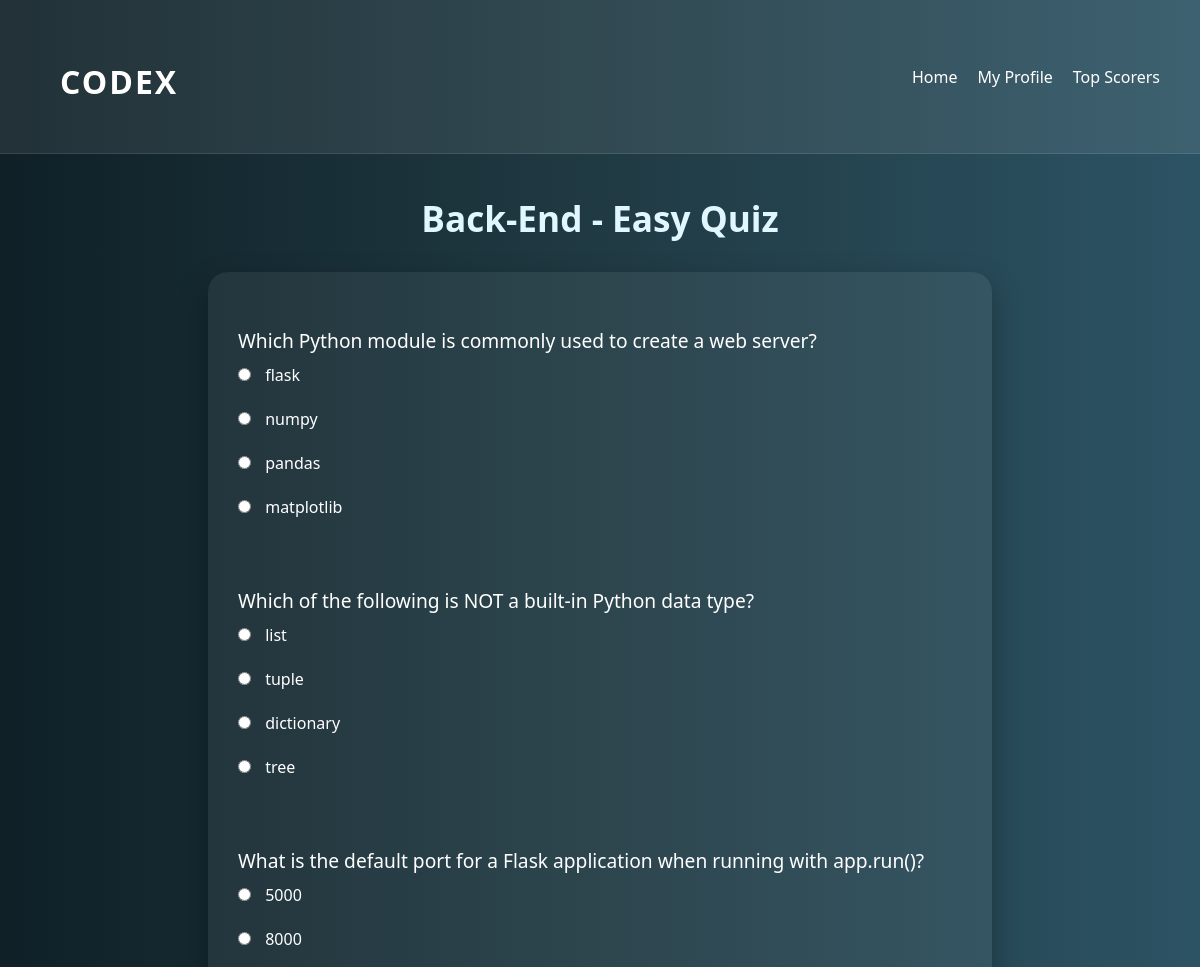
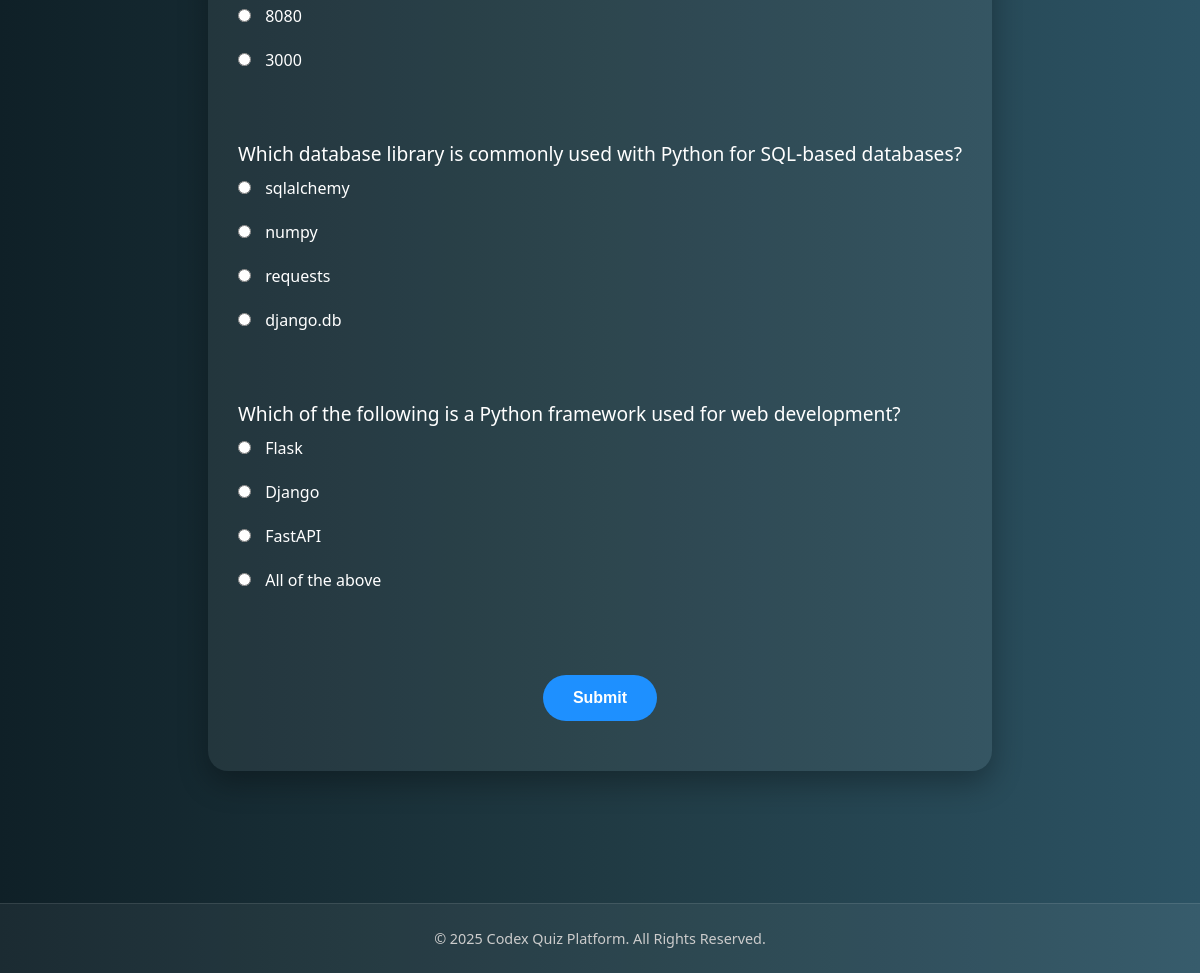
Page /quiz/2/1/ (signed in) on the committed database (2 pictures, top to bottom).
### quiz/models.py (models this page shows, shortened)
class QuizCategory(models.Model):
    name = models.CharField(max_length=100)

class DifficultyLevel(models.Model):
    name = models.CharField(max_length=20)

class Question(models.Model):
    category = models.ForeignKey(QuizCategory, on_delete=models.CASCADE)
    difficulty = models.ForeignKey(DifficultyLevel, on_delete=models.CASCADE)
    question_text = models.TextField()
    option1 = models.CharField(max_length=255)
    option2 = models.CharField(max_length=255)
    option3 = models.CharField(max_length=255)
    option4 = models.CharField(max_length=255)
    correct_option = models.IntegerField()

### quiz/views.py (the view, shortened to what this page needs)
# urls.py: path('quiz/<int:category_id>/<int:difficulty_id>/', views.quiz, name='quiz'),
@login_required
def quiz(request, category_id, difficulty_id):
    category = QuizCategory.objects.get(id=category_id)
    difficulty = DifficultyLevel.objects.get(id=difficulty_id)
    questions = Question.objects.filter(category=category, difficulty=difficulty)
    return render(request, 'quiz.html', {'category': category, 'difficulty': difficulty, 'questions': questions})

### templates/quiz.html (shortened to what this page needs)
<!DOCTYPE html>
<html lang="en">
<head>
    {% load static %}
    <link rel="stylesheet" href="{% static 'css/quiz.css' %}">
</head>
<body>
    <header>
        <div class="logo">
            <h1>CODEX</h1>
        </div>
        <nav>
            <ul>
                <li><a href="{% url 'home' %}">Home</a></li>
                <li><a href="{% url 'profile' %}">My Profile</a></li>
                <li><a href="{% url 'top_scorers' %}">Top Scorers</a></li>
            </ul>
        </nav>
    </header>
    <h1>{{ category.name }} - {{ difficulty.name }} Quiz</h1>
    <form method="POST">
        {% for question in questions %}
            <p>{{ question.question_text }}</p>
            <input type="radio" name="question_{{ question.id }}" value="1"> {{ question.option1 }}<br><br>
            <input type="radio" name="question_{{ question.id }}" value="2"> {{ question.option2 }}<br><br>
            <input type="radio" name="question_{{ question.id }}" value="3"> {{ question.option3 }}<br><br>
            <input type="radio" name="question_{{ question.id }}" value="4"> {{ question.option4 }}<br><br><br>
        {% endfor %}
        <button type="submit">Submit</button>
    </form><br><br><br><br><br><br>
    <footer>
        <p>&copy; 2025 Codex Quiz Platform. All Rights Reserved.</p>
    </footer>
</body>
</html>

### static/css/quiz.css (style rules this page uses)
* { margin: 0; padding: 0; box-sizing: border-box; }
body { font-family: 'Segoe UI', Tahoma, Geneva, Verdana, sans-serif; background: linear-gradient(to right, #0f2027, #203a43, #2c5364); color: #fff; min-height: 100vh; display: flex; flex-direction: column; }
header { display: flex; justify-content: space-between; align-items: center; background-color: rgba(255, 255, 255, 0.08); padding: 20px 40px; border-bottom: 1px solid rgba(255, 255, 255, 0.1); flex-wrap: wrap; }
.logo h1 { font-size: 2rem; color: #ffffff; letter-spacing: 2px; }
nav ul { display: flex; list-style: none; gap: 20px; flex-wrap: wrap; }
nav a { text-decoration: none; color: #ffffff; font-weight: 500; transition: color 0.3s ease; }
h1 { text-align: center; margin: 40px 20px 30px; font-size: 2.2rem; color: #e0f7ff; }
form { max-width: 900px; margin: auto; padding: 30px; background-color: rgba(255, 255, 255, 0.06); border-radius: 20px; box-shadow: 0 12px 30px rgba(0, 0, 0, 0.3); }
form p { margin: 25px 0 10px; font-size: 1.2rem; font-weight: 500; color: #ffffff; }
input[type="radio"] { margin-right: 10px; }
button[type="submit"] { display: block; margin: 40px auto 20px; padding: 14px 30px; background-color: #1e90ff; color: #fff; font-weight: bold; font-size: 1rem; border: none; border-radius: 30px; cursor: pointer; transition: background 0.3s ease, transform 0.2s; }
footer { text-align: center; padding: 25px 20px; margin-top: auto; font-size: 0.9rem; color: #cccccc; background-color: rgba(255, 255, 255, 0.05); border-top: 1px solid rgba(255, 255, 255, 0.1); }

### rows in the picture
QuizCategory: name "Back-End"
DifficultyLevel: name "Easy"
Question: question_text "Which Python module is commonly used to create a web server?", option1 "flask", option2 "numpy", option3 "pandas", option4 "matplotlib"
Question: question_text "Which of the following is NOT a built-in Python data type?", option1 "list", option2 "tuple", option3 "dictionary", option4 "tree"
Question: question_text "What is the default port for a Flask application when running with app.run()?", option1 "5000", option2 "8000", option3 "8080", option4 "3000"
Question: question_text "Which database library is commonly used with Python for SQL-based databases?", option1 "sqlalchemy", option2 "numpy", option3 "requests", option4 "django.db"
Question: question_text "Which of the following is a Python framework used for web development?", option1 "Flask", option2 "Django", option3 "FastAPI", option4 "All of the above"
